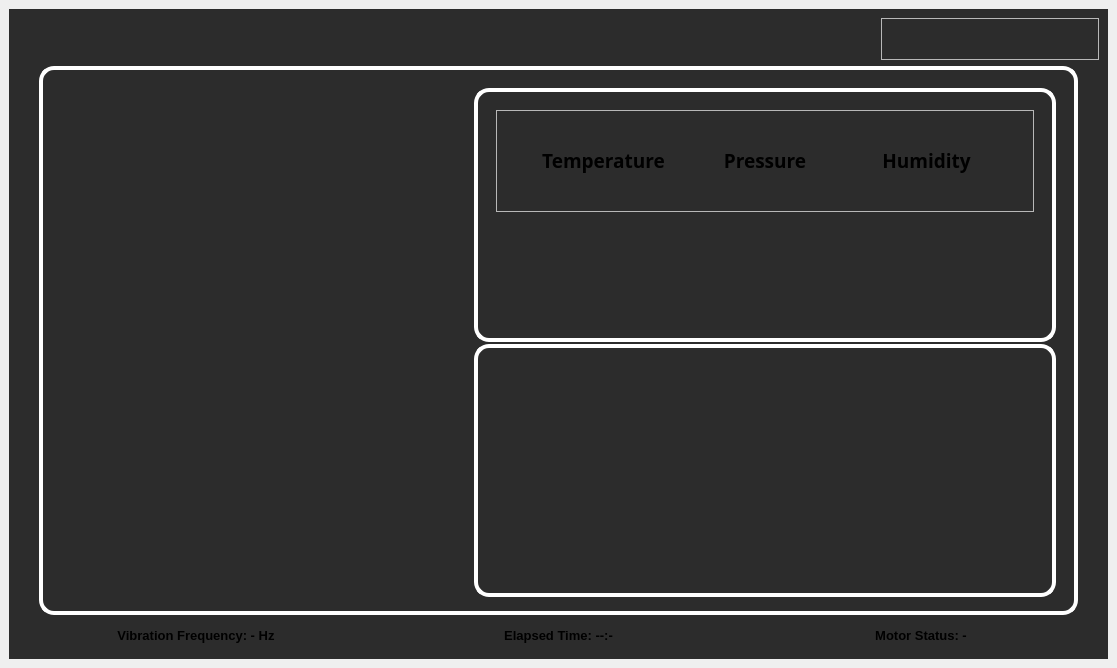
<?xml version="1.0" encoding="UTF-8"?>
<ui version="4.0">
 <class>MainWindow</class>
 <widget class="QMainWindow" name="MainWindow">
  <property name="geometry">
   <rect>
    <x>0</x>
    <y>0</y>
    <width>1117</width>
    <height>668</height>
   </rect>
  </property>
  <property name="mouseTracking">
   <bool>false</bool>
  </property>
  <property name="windowTitle">
   <string>MainWindow</string>
  </property>
  <property name="autoFillBackground">
   <bool>false</bool>
  </property>
  <widget class="QWidget" name="centralwidget">
   <layout class="QHBoxLayout" name="horizontalLayout">
    <item>
     <widget class="QFrame" name="mainContainer">
      <property name="styleSheet">
       <string notr="true">#mainContainer{
background-color: rgb(44, 44, 44)
}</string>
      </property>
      <layout class="QGridLayout" name="gridLayout_2">
       <item row="2" column="2">
        <widget class="QLabel" name="motorStatus">
         <property name="styleSheet">
          <string notr="true">#motorStatus{
color: &quot;white&quot;
}
</string>
         </property>
         <property name="text">
          <string>&lt;html&gt;&lt;head/&gt;&lt;body&gt;&lt;p align=&quot;center&quot;&gt;&lt;span style=&quot; font-size:10pt; font-weight:600;&quot;&gt;Motor Status: -&lt;/span&gt;&lt;/p&gt;&lt;/body&gt;&lt;/html&gt;</string>
         </property>
        </widget>
       </item>
       <item row="0" column="0">
        <widget class="QLabel" name="blank">
         <property name="text">
          <string/>
         </property>
        </widget>
       </item>
       <item row="2" column="1">
        <widget class="QLabel" name="elapsedTime">
         <property name="styleSheet">
          <string notr="true">#elapsedTime{
color: &quot;white&quot;
}
</string>
         </property>
         <property name="text">
          <string>&lt;html&gt;&lt;head/&gt;&lt;body&gt;&lt;p align=&quot;center&quot;&gt;&lt;span style=&quot; font-size:10pt; font-weight:600;&quot;&gt;Elapsed Time: --:-&lt;/span&gt;&lt;/p&gt;&lt;/body&gt;&lt;/html&gt;</string>
         </property>
        </widget>
       </item>
       <item row="0" column="2" alignment="Qt::AlignRight">
        <widget class="QFrame" name="frame_2">
         <property name="frameShape">
          <enum>QFrame::StyledPanel</enum>
         </property>
         <property name="frameShadow">
          <enum>QFrame::Raised</enum>
         </property>
         <layout class="QHBoxLayout" name="horizontalLayout_7">
          <item>
           <widget class="QPushButton" name="pushButton">
            <property name="styleSheet">
             <string notr="true"/>
            </property>
            <property name="text">
             <string/>
            </property>
            <property name="icon">
             <iconset>
              <normaloff>icons/play.svg</normaloff>icons/play.svg</iconset>
            </property>
            <property name="iconSize">
             <size>
              <width>24</width>
              <height>24</height>
             </size>
            </property>
            <property name="checkable">
             <bool>false</bool>
            </property>
            <property name="flat">
             <bool>true</bool>
            </property>
           </widget>
          </item>
          <item>
           <widget class="QPushButton" name="pushButton_4">
            <property name="text">
             <string/>
            </property>
            <property name="icon">
             <iconset resource="images.qrc">
              <normaloff>:/icons/icons/pause.svg</normaloff>:/icons/icons/pause.svg</iconset>
            </property>
            <property name="iconSize">
             <size>
              <width>24</width>
              <height>24</height>
             </size>
            </property>
            <property name="flat">
             <bool>true</bool>
            </property>
           </widget>
          </item>
          <item>
           <widget class="QPushButton" name="pushButton_2">
            <property name="text">
             <string/>
            </property>
            <property name="icon">
             <iconset resource="images.qrc">
              <normaloff>:/icons/icons/x-octagon.svg</normaloff>:/icons/icons/x-octagon.svg</iconset>
            </property>
            <property name="iconSize">
             <size>
              <width>24</width>
              <height>24</height>
             </size>
            </property>
            <property name="flat">
             <bool>true</bool>
            </property>
           </widget>
          </item>
          <item>
           <widget class="QPushButton" name="pushButton_3">
            <property name="autoFillBackground">
             <bool>false</bool>
            </property>
            <property name="text">
             <string/>
            </property>
            <property name="icon">
             <iconset resource="images.qrc">
              <normaloff>:/icons/icons/settings.svg</normaloff>:/icons/icons/settings.svg</iconset>
            </property>
            <property name="iconSize">
             <size>
              <width>24</width>
              <height>24</height>
             </size>
            </property>
            <property name="default">
             <bool>false</bool>
            </property>
            <property name="flat">
             <bool>true</bool>
            </property>
           </widget>
          </item>
          <item>
           <spacer name="horizontalSpacer_4">
            <property name="orientation">
             <enum>Qt::Horizontal</enum>
            </property>
            <property name="sizeType">
             <enum>QSizePolicy::Fixed</enum>
            </property>
            <property name="sizeHint" stdset="0">
             <size>
              <width>20</width>
              <height>20</height>
             </size>
            </property>
           </spacer>
          </item>
         </layout>
        </widget>
       </item>
       <item row="2" column="0">
        <widget class="QLabel" name="vibFreq">
         <property name="styleSheet">
          <string notr="true">#vibFreq{
color: &quot;white&quot;
}
</string>
         </property>
         <property name="text">
          <string>&lt;html&gt;&lt;head/&gt;&lt;body&gt;&lt;p align=&quot;center&quot;&gt;&lt;span style=&quot; font-size:10pt; font-weight:600;&quot;&gt;Vibration Frequency: - Hz&lt;/span&gt;&lt;/p&gt;&lt;/body&gt;&lt;/html&gt;</string>
         </property>
        </widget>
       </item>
       <item row="1" column="0" colspan="3" alignment="Qt::AlignHCenter">
        <widget class="QFrame" name="subContainer">
         <property name="sizePolicy">
          <sizepolicy hsizetype="Preferred" vsizetype="Preferred">
           <horstretch>0</horstretch>
           <verstretch>0</verstretch>
          </sizepolicy>
         </property>
         <property name="minimumSize">
          <size>
           <width>1039</width>
           <height>549</height>
          </size>
         </property>
         <property name="maximumSize">
          <size>
           <width>1039</width>
           <height>549</height>
          </size>
         </property>
         <property name="focusPolicy">
          <enum>Qt::NoFocus</enum>
         </property>
         <property name="whatsThis">
          <string/>
         </property>
         <property name="styleSheet">
          <string notr="true">#subContainer{
border: 4px solid white;
border-radius: 15px;
}</string>
         </property>
         <layout class="QHBoxLayout" name="horizontalLayout_2">
          <item alignment="Qt::AlignHCenter">
           <widget class="QWidget" name="leftSide" native="true">
            <property name="minimumSize">
             <size>
              <width>350</width>
              <height>0</height>
             </size>
            </property>
            <property name="autoFillBackground">
             <bool>false</bool>
            </property>
            <layout class="QHBoxLayout" name="horizontalLayout_3">
             <item alignment="Qt::AlignHCenter">
              <widget class="QLabel" name="turtle">
               <property name="text">
                <string>&lt;html&gt;&lt;head/&gt;&lt;body&gt;&lt;p&gt;&lt;img src=&quot;:/images/images/turtle.png&quot;/&gt;&lt;/p&gt;&lt;/body&gt;&lt;/html&gt;</string>
               </property>
              </widget>
             </item>
            </layout>
           </widget>
          </item>
          <item>
           <widget class="QWidget" name="rightSide" native="true">
            <property name="minimumSize">
             <size>
              <width>600</width>
              <height>0</height>
             </size>
            </property>
            <layout class="QVBoxLayout" name="verticalLayout_2">
             <item>
              <widget class="QFrame" name="frame">
               <property name="minimumSize">
                <size>
                 <width>582</width>
                 <height>254</height>
                </size>
               </property>
               <property name="maximumSize">
                <size>
                 <width>16777215</width>
                 <height>16777215</height>
                </size>
               </property>
               <property name="styleSheet">
                <string notr="true">#frame{
border: 4px solid white;
border-radius: 15px;
}</string>
               </property>
               <property name="frameShape">
                <enum>QFrame::StyledPanel</enum>
               </property>
               <property name="frameShadow">
                <enum>QFrame::Raised</enum>
               </property>
               <layout class="QHBoxLayout" name="horizontalLayout_4">
                <item>
                 <widget class="QWidget" name="sensorArea" native="true">
                  <layout class="QVBoxLayout" name="verticalLayout_3">
                   <item>
                    <widget class="QFrame" name="dialNames">
                     <property name="frameShape">
                      <enum>QFrame::StyledPanel</enum>
                     </property>
                     <property name="frameShadow">
                      <enum>QFrame::Raised</enum>
                     </property>
                     <layout class="QHBoxLayout" name="horizontalLayout_6">
                      <item>
                       <spacer name="horizontalSpacer">
                        <property name="orientation">
                         <enum>Qt::Horizontal</enum>
                        </property>
                        <property name="sizeType">
                         <enum>QSizePolicy::Fixed</enum>
                        </property>
                        <property name="sizeHint" stdset="0">
                         <size>
                          <width>20</width>
                          <height>20</height>
                         </size>
                        </property>
                       </spacer>
                      </item>
                      <item>
                       <widget class="QLabel" name="Temperature">
                        <property name="font">
                         <font>
                          <family>MS Reference Sans Serif</family>
                          <pointsize>12</pointsize>
                         </font>
                        </property>
                        <property name="styleSheet">
                         <string notr="true">#Temperature{
color: &quot;white&quot;
}
</string>
                        </property>
                        <property name="text">
                         <string>&lt;html&gt;&lt;head/&gt;&lt;body&gt;&lt;p align=&quot;center&quot;&gt;&lt;span style=&quot; font-size:14pt; font-weight:600;&quot;&gt;Temperature&lt;/span&gt;&lt;/p&gt;&lt;/body&gt;&lt;/html&gt;</string>
                        </property>
                       </widget>
                      </item>
                      <item>
                       <widget class="QLabel" name="Pressure">
                        <property name="font">
                         <font>
                          <family>MS Reference Sans Serif</family>
                          <pointsize>12</pointsize>
                         </font>
                        </property>
                        <property name="styleSheet">
                         <string notr="true">#Pressure{
color: &quot;white&quot;
}
</string>
                        </property>
                        <property name="text">
                         <string>&lt;html&gt;&lt;head/&gt;&lt;body&gt;&lt;p align=&quot;center&quot;&gt;&lt;span style=&quot; font-size:14pt; font-weight:600;&quot;&gt;Pressure&lt;/span&gt;&lt;/p&gt;&lt;/body&gt;&lt;/html&gt;</string>
                        </property>
                       </widget>
                      </item>
                      <item>
                       <widget class="QLabel" name="Humidity">
                        <property name="font">
                         <font>
                          <family>MS Reference Sans Serif</family>
                          <pointsize>12</pointsize>
                         </font>
                        </property>
                        <property name="styleSheet">
                         <string notr="true">#Humidity{
color: &quot;white&quot;
}
</string>
                        </property>
                        <property name="text">
                         <string>&lt;html&gt;&lt;head/&gt;&lt;body&gt;&lt;p align=&quot;center&quot;&gt;&lt;span style=&quot; font-size:14pt; font-weight:600;&quot;&gt;Humidity&lt;/span&gt;&lt;/p&gt;&lt;/body&gt;&lt;/html&gt;</string>
                        </property>
                       </widget>
                      </item>
                      <item>
                       <spacer name="horizontalSpacer_2">
                        <property name="orientation">
                         <enum>Qt::Horizontal</enum>
                        </property>
                        <property name="sizeType">
                         <enum>QSizePolicy::Fixed</enum>
                        </property>
                        <property name="sizeHint" stdset="0">
                         <size>
                          <width>20</width>
                          <height>20</height>
                         </size>
                        </property>
                       </spacer>
                      </item>
                     </layout>
                    </widget>
                   </item>
                   <item>
                    <widget class="QFrame" name="dials">
                     <layout class="QHBoxLayout" name="horizontalLayout_5">
                      <item>
                       <widget class="CircularProgress" name="tempBar" native="true">
                        <property name="maximumSize">
                         <size>
                          <width>111</width>
                          <height>111</height>
                         </size>
                        </property>
                       </widget>
                      </item>
                      <item>
                       <widget class="CircularProgress" name="pressureBar" native="true">
                        <property name="maximumSize">
                         <size>
                          <width>111</width>
                          <height>111</height>
                         </size>
                        </property>
                       </widget>
                      </item>
                      <item>
                       <widget class="CircularProgress" name="humidityBar" native="true">
                        <property name="maximumSize">
                         <size>
                          <width>111</width>
                          <height>111</height>
                         </size>
                        </property>
                       </widget>
                      </item>
                     </layout>
                    </widget>
                   </item>
                  </layout>
                 </widget>
                </item>
               </layout>
              </widget>
             </item>
             <item>
              <spacer name="verticalSpacer">
               <property name="orientation">
                <enum>Qt::Vertical</enum>
               </property>
               <property name="sizeHint" stdset="0">
                <size>
                 <width>20</width>
                 <height>40</height>
                </size>
               </property>
              </spacer>
             </item>
             <item>
              <widget class="QFrame" name="displacementGraph">
               <property name="minimumSize">
                <size>
                 <width>582</width>
                 <height>253</height>
                </size>
               </property>
               <property name="maximumSize">
                <size>
                 <width>16777215</width>
                 <height>16777215</height>
                </size>
               </property>
               <property name="styleSheet">
                <string notr="true">#displacementGraph{
border: 4px solid white;
border-radius: 15px;
}</string>
               </property>
               <property name="frameShape">
                <enum>QFrame::StyledPanel</enum>
               </property>
               <property name="frameShadow">
                <enum>QFrame::Raised</enum>
               </property>
              </widget>
             </item>
            </layout>
           </widget>
          </item>
         </layout>
        </widget>
       </item>
       <item row="0" column="1">
        <spacer name="horizontalSpacer_3">
         <property name="orientation">
          <enum>Qt::Horizontal</enum>
         </property>
         <property name="sizeType">
          <enum>QSizePolicy::Maximum</enum>
         </property>
         <property name="sizeHint" stdset="0">
          <size>
           <width>20</width>
           <height>20</height>
          </size>
         </property>
        </spacer>
       </item>
      </layout>
     </widget>
    </item>
   </layout>
  </widget>
 </widget>
 <customwidgets>
  <customwidget>
   <class>CircularProgress</class>
   <extends>QWidget</extends>
   <header>circular_progress.h</header>
   <container>1</container>
  </customwidget>
 </customwidgets>
 <resources>
  <include location="images.qrc"/>
 </resources>
 <connections/>
</ui>
